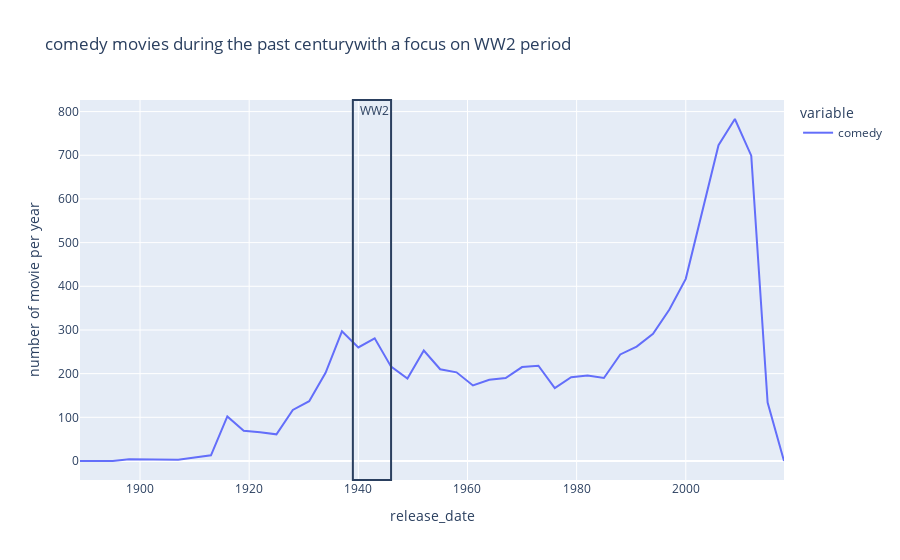

The notebook cell saved with this chart:
### Code cell
fig = px.line(genre_per_date.resample("3Y").sum().comedy, labels= {'value' : 'number of movie per year'}, title = 'comedy movies during the past centurywith a focus on WW2 period')
fig.add_vrect(x0=pd.to_datetime(1946, format="%Y"), x1=pd.to_datetime(1939, format="%Y"), 
              annotation_text="WW2")

fig.show()

### Figure 1 — Plotly figure (JSON) as saved in the notebook; plotly's stock layout.template omitted (floating-point values rounded to 4 significant figures)
{"data": [{"hovertemplate": "variable=comedy<br>release_date=%{x}<br>number of movie per year=%{y}<extra></extra>", "legendgroup": "comedy", "line": {"color": "#636efa", "dash": "solid"}, "marker": {"symbol": "circle"}, "mode": "lines", "name": "comedy", "orientation": "v", "showlegend": true, "type": "scatter", "x": ["1888-12-31T00:00:00", "1891-12-31T00:00:00", "1894-12-31T00:00:00", "1897-12-31T00:00:00", "1900-12-31T00:00:00", "1903-12-31T00:00:00", "1906-12-31T00:00:00", "1909-12-31T00:00:00", "1912-12-31T00:00:00", "1915-12-31T00:00:00", "1918-12-31T00:00:00", "1921-12-31T00:00:00", "1924-12-31T00:00:00", "1927-12-31T00:00:00", "1930-12-31T00:00:00", "1933-12-31T00:00:00", "1936-12-31T00:00:00", "1939-12-31T00:00:00", "1942-12-31T00:00:00", "1945-12-31T00:00:00", "1948-12-31T00:00:00", "1951-12-31T00:00:00", "1954-12-31T00:00:00", "1957-12-31T00:00:00", "1960-12-31T00:00:00", "1963-12-31T00:00:00", "1966-12-31T00:00:00", "1969-12-31T00:00:00", "1972-12-31T00:00:00", "1975-12-31T00:00:00", "1978-12-31T00:00:00", "1981-12-31T00:00:00", "1984-12-31T00:00:00", "1987-12-31T00:00:00", "1990-12-31T00:00:00", "1993-12-31T00:00:00", "1996-12-31T00:00:00", "1999-12-31T00:00:00", "2002-12-31T00:00:00", "2005-12-31T00:00:00", "2008-12-31T00:00:00", "2011-12-31T00:00:00", "2014-12-31T00:00:00", "2017-12-31T00:00:00"], "xaxis": "x", "y": [0, 0, 0, 4, 4, 3, 3, 8, 13, 102, 69, 66, 61, 117, 137, 202, 297, 260, 281, 216, 189, 253, 210, 203, 173, 186, 190, 215, 218, 167, 192, 196, 190, 244, 262, 291, 347, 417, 573, 723, 783, 699, 134, 0], "yaxis": "y"}], "layout": {"annotations": [{"showarrow": false, "text": "WW2", "x": "1946-01-01T00:00:00", "xanchor": "right", "xref": "x", "y": 1, "yanchor": "top", "yref": "y domain"}], "legend": {"title": {"text": "variable"}, "tracegroupgap": 0}, "shapes": [{"type": "rect", "x0": "1946-01-01T00:00:00", "x1": "1939-01-01T00:00:00", "xref": "x", "y0": 0, "y1": 1, "yref": "y domain"}], "title": {"text": "comedy movies during the past centurywith a focus on WW2 period"}, "xaxis": {"anchor": "y", "domain": [0, 1], "title": {"text": "release_date"}}, "yaxis": {"anchor": "x", "domain": [0, 1], "title": {"text": "number of movie per year"}}}}
